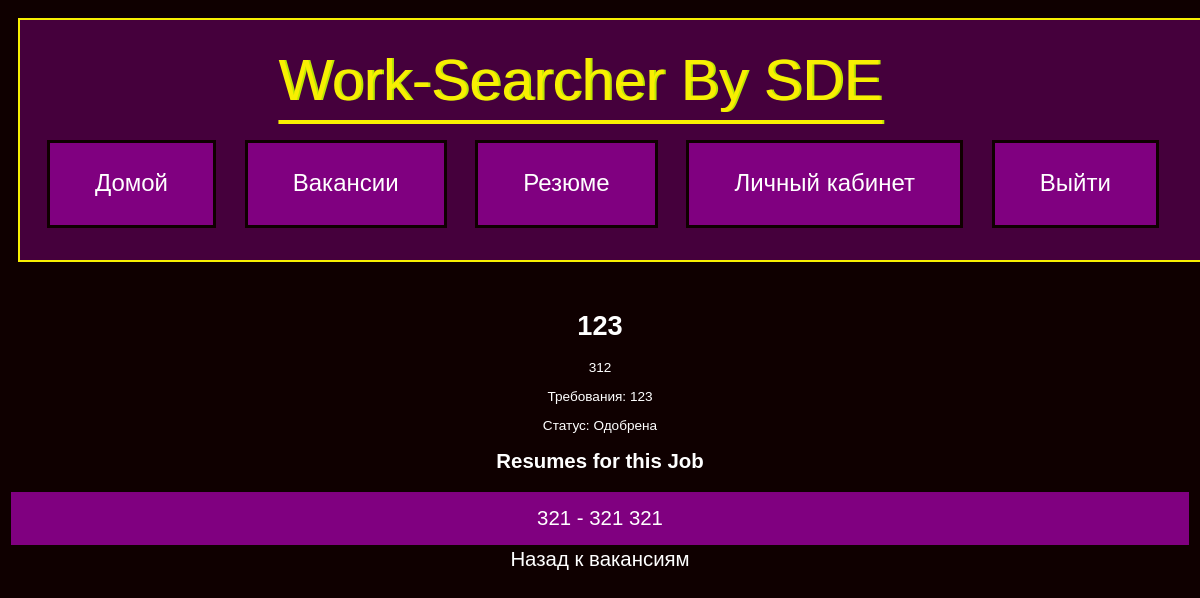
The page /job/4 (signed in) on the database its author committed.
### Model/models.py (models this page shows, shortened)
class Job(db.Model):
    id = db.Column(db.Integer, primary_key=True)
    title = db.Column(db.String(300), nullable=False)
    description = db.Column(db.Text, nullable=False)
    requirements = db.Column(db.String(200))
    image_filename = db.Column(db.String(300))
    user_id = db.Column(db.Integer, db.ForeignKey('user.id'), nullable=False)
    user = db.relationship('User', backref=db.backref('jobs', lazy=True))
    status = db.Column(db.Boolean, nullable=True)
    resumes = db.relationship('Resume', secondary=job_resume_association, backref=db.backref('jobs', lazy=True))

class Resume(db.Model):
    id = db.Column(db.Integer, primary_key=True)
    title = db.Column(db.String(300), nullable=False)
    description = db.Column(db.Text, nullable=False)
    skills = db.Column(db.String(200))
    image_filename = db.Column(db.String(300))
    user_id = db.Column(db.Integer, db.ForeignKey('user.id'), nullable=False)
    user = db.relationship('User', backref=db.backref('resumes', lazy=True))
    status = db.Column(db.Boolean, nullable=True)

class User(UserMixin, db.Model):
    id = db.Column(db.Integer, primary_key=True)
    firstname = db.Column(db.String(80), nullable=False)
    lastname = db.Column(db.String(80), nullable=False)
    age = db.Column(db.Integer, nullable=False)
    password_hash = db.Column(db.String(128), nullable=False)
    email = db.Column(db.String(80), nullable=False, unique=True)
    phone_number = db.Column(db.String(20), nullable=False)
    employer_status = db.Column(db.Boolean, nullable=False)
    workplace = db.Column(db.String(20))  # место работы
    post = db.Column(db.String(20))  # должность
    region_id = db.Column(db.Integer, db.ForeignKey('region.id'), nullable=False)
    region = db.relationship('Region', backref=db.backref('users', lazy=True))
    is_admin = db.Column(db.Boolean, default=False)

### Controller/job.py (the view, shortened to what this page needs)
@job.route('/job/<int:job_id>', methods=['GET', 'POST'])
@login_required
def show_job(job_id):
    job = Job.query.get(job_id)
    if not job:
        abort(404, description="Вакансия не найдена")
    apply_form = ApplyJobForm()
    apply_form.resumes.choices = [(r.id, r.title) for r in current_user.resumes if r.status]
    job_resumes = job.resumes
    return render_template('show_job.html', job=job, apply_form=apply_form, job_resumes=job_resumes)

### app.py (called while the page is built)
@login_manager.user_loader
def load_user(user_id):
    return User.query.get(int(user_id))

### templates/show_job.html (shortened to what this page needs)
{% extends "base.html" %}
{% block content %}
    <h1>{{ job.title }}</h1>
    <p>{{ job.description }}</p>
    <p>Требования: {{ job.requirements }}</p>
    <p>Статус: {% if job.status %}Одобрена{% else %}Неодобрена{% endif %}</p>
    {% if current_user.is_authenticated and job.user_id == current_user.id %}
    <h2>Resumes for this Job</h2>
    {% if job_resumes %}
        <ul>
            {% for resume in job_resumes %}
                <li>
                    <a href="{{ url_for('resume.detail_resume', resume_id=resume.id) }}">
                        {{ resume.title }} - {{ resume.user.firstname }} {{ resume.user.lastname }}
                    </a>
                </li>
            {% endfor %}
        </ul>
    {% else %}
        <p>No resumes submitted for this job.</p>
        {% endif %}
    {% endif %}
    <a href="{{ url_for('CZN.jobs') }}">Назад к вакансиям</a>
{% endblock %}

### static/styles.css (style rules this page uses)
html { height:100%; }
body { background: #0f0000; color : #ffffff; font-family: "helterskelter", sans-serif; -webkit-background-size: cover; }
a { text-decoration: none; color: #ffffff; font-size: 150%; padding: 15px; }
ul { list-style-type: none; margin: 0; padding: 0; }
li { background: #800080; padding-top: 15px; padding-bottom: 15px; padding-right: 30px; padding-left: 30px; border: medium solid #0f0000; }

### rows shown on the page
Job: title "123", description "312", requirements "123"
Resume: title "321", user.firstname "321", user.lastname "321"
